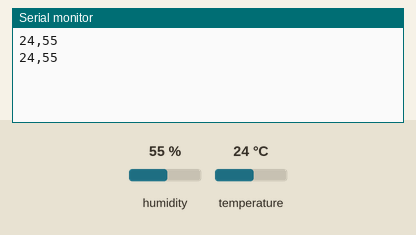
Recording of a sketch running on a simulated Arduino Uno, built with avr-gcc and run on an emulated ATmega328P. Shown: the last lines printed to the serial monitor. The inputs (shaded band) are chosen by the test bench; at power-on: humidity 55 %, temperature 24 °C.

Above: at 2.8 s.
2.9 s: humidity set to 22 %
At 5.3 s:
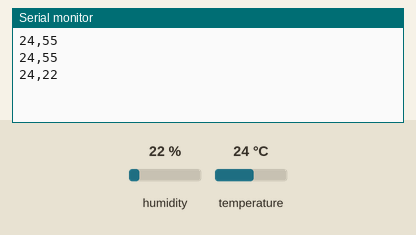
5.6 s: temperature set to 12 °C
At 6.5 s:
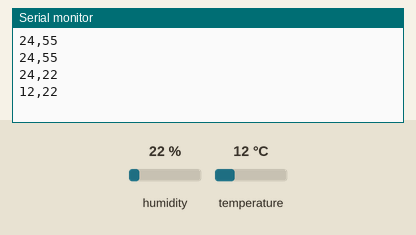
8.3 s: humidity set to 40 %
At 11.3 s:
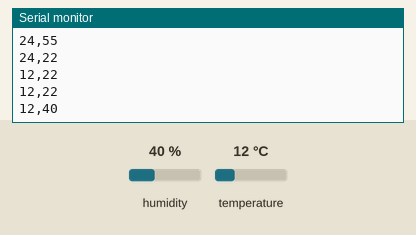
Timing chart, 0 to 12.8 s (numbered marks = the images above; inputs shaded):
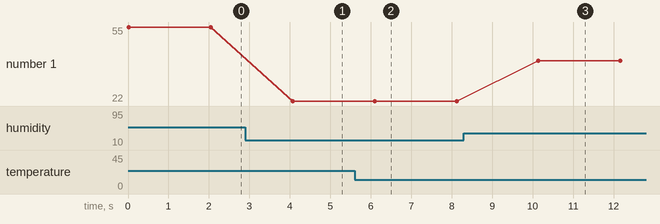

The sketch:

Sicaklik_Verisi.ino
```cpp
#include <DHT.h>          // TR: DHT sensör kütüphanesini projeye dahil eder.
                          // EN: Includes the DHT sensor library into the project.

#define DHTPIN 2          // TR: Sensörün data (veri) pininin Arduino üzerinde bağlı olduğu dijital pini (Pin 2) tanımlar.
                          // EN: Defines the digital pin (Pin 2) where the sensor's data pin is connected on the Arduino.

#define DHTTYPE DHT11     // TR: Kullanılan sensör tipinin DHT11 olduğunu belirtir.
                          // EN: Specifies that the type of sensor being used is DHT11.

DHT dht(DHTPIN, DHTTYPE); // TR: Belirlenen pin ve sensör tipiyle bir DHT nesnesi (objesi) oluşturur.
                          // EN: Creates a DHT object with the specified pin and sensor type.

int sicaklik = 0;         // TR: Okunan sıcaklık değerini hafızada tutacak tam sayı değişkeni.
                          // EN: Integer variable to store the read temperature value.

int nem = 0;              // TR: Okunan nem değerini hafızada tutacak tam sayı değişkeni.
                          // EN: Integer variable to store the read humidity value.

String veri;              // TR: Python tarafına virgülle ayrılmış şekilde gönderilecek metin yapısı.
                          // EN: String structure to be sent to the Python side as comma-separated values.

void setup() {
  Serial.begin(9600);     // TR: Seri haberleşmeyi 9600 baud hızında başlatır (Python ile aynı hızda olmalıdır).
                          // EN: Starts serial communication at 9600 baud rate (must match the Python speed).

  dht.begin();            // TR: DHT sensörünü veri okumaya hazır hale getirmek için başlatır.
                          // EN: Initializes the DHT sensor to make it ready for reading data.
}

void loop() {
  nem = dht.readHumidity();          // TR: Sensörden nem değerini okur ve 'nem' değişkenine atar.
                                     // EN: Reads the humidity value from the sensor and assigns it to the 'nem' variable.

  sicaklik = dht.readTemperature();  // TR: Sensörden sıcaklık değerini okur ve 'sicaklik' değişkenine atar.
                                     // EN: Reads the temperature value from the sensor and assigns it to the 'sicaklik' variable.

  // TR: Okunan değerlerin geçerli olup olmadığını (bağlantı hatası vs.) kontrol eder.
  // EN: Checks if the read values are valid (connection error, etc.).
  if (isnan(nem) || isnan(sicaklik)) {
    Serial.println("0,0");           // TR: Sensör okunamazsa Python tarafında split (bölme) hatası olmasın diye varsayılan olarak "0,0" gönderir.
                                     // EN: If the sensor cannot be read, sends "0,0" by default to prevent split errors on the Python side.

    delay(2000);                     // TR: Bir sonraki okuma denemesinden önce 2 saniye bekler.
                                     // EN: Waits 2 seconds before the next reading attempt.

    return;                          // TR: Döngünün kalanını çalıştırmadan loop'un başına geri döner.
                                     // EN: Returns to the beginning of the loop without executing the rest of the code.
  }

  // TR: Sıcaklık ve nem değerlerini aralarına virgül koyarak tek bir metin satırı haline getirir (Örn: "29,40").
  // EN: Combines temperature and humidity values into a single string separated by a comma (e.g., "29,40").
  veri = String(sicaklik) + "," + String(nem);

  Serial.println(veri);              // TR: Hazırlanan virgüllü veriyi seri porttan satır sonu (newline) karakteriyle Python'a gönderir.
                                     // EN: Sends the prepared comma-separated data to Python via the serial port with a newline character.

  delay(2000);                       // TR: DHT11 sensörünün kararlı çalışması için iki okuma arasında 2 saniye bekler.
                                     // EN: Waits 2 seconds between readings for the stable operation of the DHT11 sensor.
}
```

Measured:
- after the input at 2.9 s, the serial monitor: prints a new line after 1.2 s (image 1)
- after the input at 5.6 s, the serial monitor: prints a new line after 0.49 s (image 2)
- after the input at 8.3 s, the serial monitor: prints a new line after 1.8 s (image 3)
- plotted number 1: 55 → 22 after the input at 2.9 s, 22 → 40 after the input at 8.3 s
